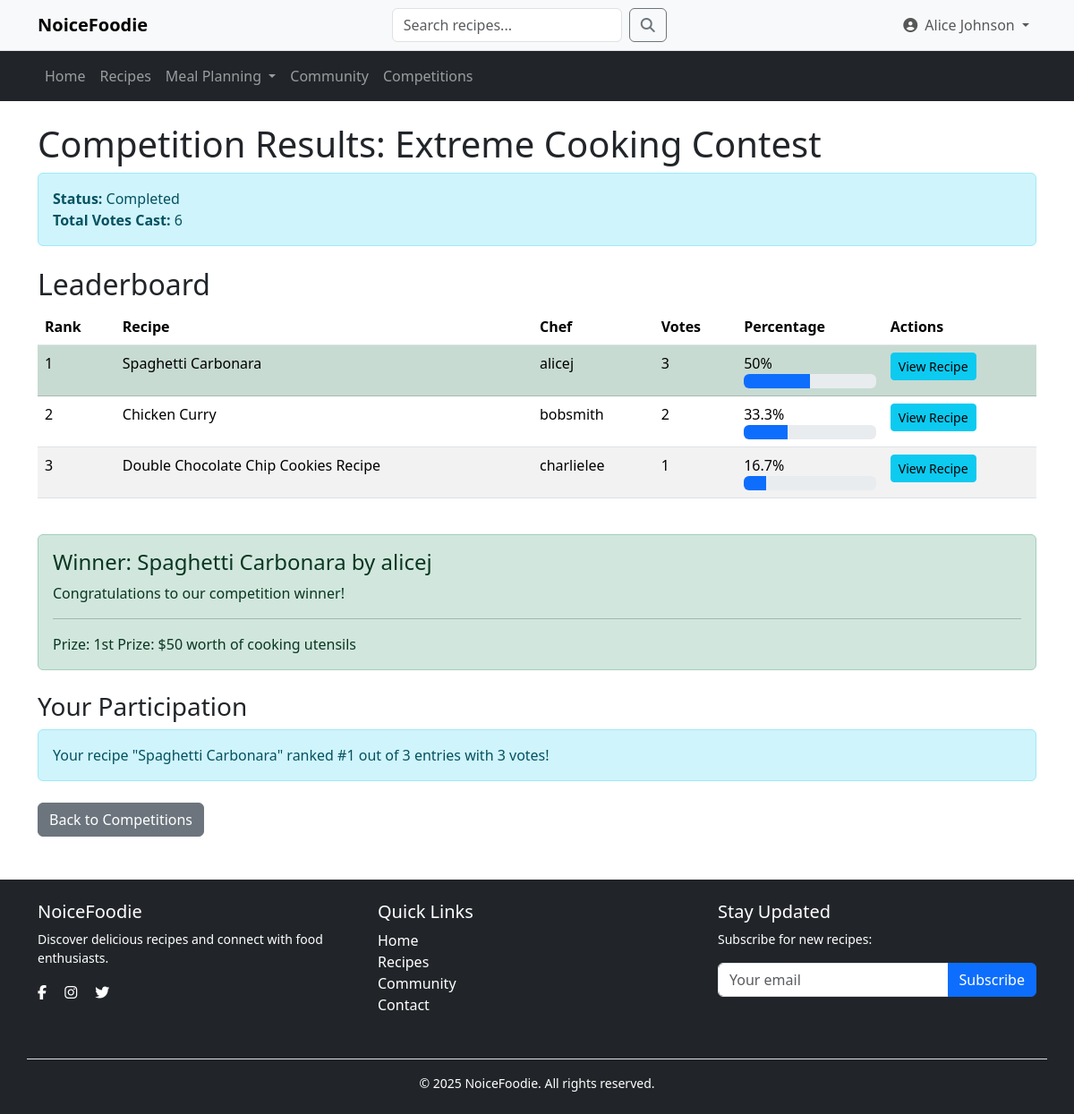
The page /competition/results.php?id=2 (signed in) on the database its author committed.
### tables this page shows
CREATE TABLE competitions (
    competition_id INT PRIMARY KEY AUTO_INCREMENT,
    title VARCHAR(255) NOT NULL,
    description TEXT,
    start_date DATETIME NOT NULL,
    end_date DATETIME NOT NULL,
    voting_end_date DATETIME NOT NULL,
    rules TEXT,
    prize_description TEXT,
    status ENUM('upcoming', 'active', 'completed') NOT NULL,
    created_by INT,
    created_at TIMESTAMP DEFAULT CURRENT_TIMESTAMP,
    updated_at TIMESTAMP DEFAULT CURRENT_TIMESTAMP ON UPDATE CURRENT_TIMESTAMP,
    FOREIGN KEY (created_by) REFERENCES usersDB.users(user_id)
);

CREATE TABLE competition_entries (
    entry_id INT PRIMARY KEY AUTO_INCREMENT,
    competition_id INT NOT NULL,
    recipe_id INT NOT NULL,
    user_id INT NOT NULL,
    submission_date TIMESTAMP DEFAULT CURRENT_TIMESTAMP,
    notes TEXT,
    FOREIGN KEY (competition_id) REFERENCES competitions(competition_id),
    FOREIGN KEY (recipe_id) REFERENCES Recipes(recipe_id),
    FOREIGN KEY (user_id) REFERENCES usersDB.users(user_id),
    UNIQUE KEY (competition_id, recipe_id)  
);

CREATE TABLE Recipes (
  recipe_id INT(11) NOT NULL AUTO_INCREMENT,
  user_id INT(11) DEFAULT NULL,
  title VARCHAR(255) NOT NULL,
  description TEXT DEFAULT NULL,
  category VARCHAR(100) DEFAULT NULL,
  cuisine_type VARCHAR(50) DEFAULT NULL,
  spice_level TINYINT(4) DEFAULT 0,
  view_count INT DEFAULT 0,
  image_url VARCHAR(255) DEFAULT NULL,
  created_at TIMESTAMP NOT NULL DEFAULT CURRENT_TIMESTAMP,
  updated_at TIMESTAMP NOT NULL DEFAULT CURRENT_TIMESTAMP ON UPDATE CURRENT_TIMESTAMP,
  created_by INT(11) DEFAULT NULL,
  updated_by INT(11) DEFAULT NULL,
  PRIMARY KEY (recipe_id),
  FOREIGN KEY (user_id) REFERENCES usersDB.Users(user_id) ON DELETE CASCADE,
  FOREIGN KEY (created_by) REFERENCES usersDB.Users(user_id) ON DELETE SET NULL,
  FOREIGN KEY (updated_by) REFERENCES usersDB.Users(user_id) ON DELETE SET NULL
);

CREATE TABLE users (
  user_id int(11) NOT NULL AUTO_INCREMENT PRIMARY KEY,
  username varchar(50) NOT NULL,
  nickname varchar(100) DEFAULT NULL,
  email varchar(100) NOT NULL,
  password varchar(255) NOT NULL,
  registration_date TIMESTAMP DEFAULT CURRENT_TIMESTAMP,
  reset_token varchar(255) DEFAULT NULL,
  reset_token_expiry datetime DEFAULT NULL,
  avatar int(11) DEFAULT 0,
  UNIQUE KEY email (email)
);

### competition/results.php (the view, shortened to what this page needs)
<?php
require_once '../config/db.php';
$competition_id = $_GET['id'];
$competition_sql = "SELECT * FROM competitions WHERE competition_id = ?";
$stmt = $competitionDB->prepare($competition_sql);
$stmt->execute([$competition_id]);
$competition = $stmt->fetch(PDO::FETCH_ASSOC);
$entries_sql = "SELECT ce.entry_id, ce.recipe_id, r.title as recipe_title, u.username,
                COUNT(v.vote_id) as vote_count
                FROM competition_entries ce
                JOIN recipeDB.recipes r ON ce.recipe_id = r.recipe_id
                JOIN usersDB.users u ON ce.user_id = u.user_id
                LEFT JOIN votes v ON ce.entry_id = v.entry_id
                WHERE ce.competition_id = ?
                GROUP BY ce.entry_id
                ORDER BY vote_count DESC";
$stmt = $competitionDB->prepare($entries_sql);
$stmt->execute([$competition_id]);
$entries = $stmt->fetchAll(PDO::FETCH_ASSOC);
$total_votes_sql = "SELECT COUNT(*) as total FROM votes v
                    JOIN competition_entries ce ON v.entry_id = ce.entry_id
                    WHERE ce.competition_id = ?";
$stmt = $competitionDB->prepare($total_votes_sql);
$stmt->execute([$competition_id]);
$total_votes_result = $stmt->fetch(PDO::FETCH_ASSOC);
$total_votes = $total_votes_result['total'];
$participated_sql = "SELECT * FROM competition_entries WHERE competition_id = ? AND user_id = ?";
$stmt = $competitionDB->prepare($participated_sql);
$stmt->execute([$competition_id, $_SESSION['user_id']]);
$user_participated = $stmt->fetch(PDO::FETCH_ASSOC);
?>
<!DOCTYPE html>
<html lang="en">
<head>
    <link href="https://cdn.jsdelivr.net/npm/bootstrap@5.3.2/dist/css/bootstrap.min.css" rel="stylesheet">
    <link rel="stylesheet" href="https://cdnjs.cloudflare.com/ajax/libs/font-awesome/6.0.0/css/all.min.css">
    <link rel="stylesheet" href="competition.css">
</head>
<body>
    <?php include_once '../includes/navigation.php'; ?>
    <div class="container mt-4">
        <h1>Competition Results: <?= htmlspecialchars($competition['title']) ?></h1>
        <div class="alert alert-info mb-4">
            <strong>Status:</strong> <?= ucfirst($competition['status']) ?>
            <br>
            <strong>Total Votes Cast:</strong> <?= $total_votes ?>
        </div>
        <h2>Leaderboard</h2>
        <?php if (empty($entries)): ?>
            <p>No entries were submitted for this competition.</p>
        <?php else: ?>
            <div class="table-responsive">
                <table class="table table-striped">
                    <thead>
                        <tr>
                            <th>Rank</th>
                            <th>Recipe</th>
                            <th>Chef</th>
                            <th>Votes</th>
                            <th>Percentage</th>
                            <th>Actions</th>
                        </tr>
                    </thead>
                    <tbody>
                        <?php foreach ($entries as $index => $entry): ?>
                            <tr <?= $index === 0 && $competition['status'] === 'completed' ? 'class="table-success"' : '' ?>>
                                <td><?= $index + 1 ?></td>
                                <td><?= htmlspecialchars($entry['recipe_title']) ?></td>
                                <td><?= htmlspecialchars($entry['username']) ?></td>
                                <td><?= $entry['vote_count'] ?></td>
                                <td>
                                    <?= $total_votes > 0 ? round(($entry['vote_count'] / $total_votes) * 100, 1) : 0 ?>%
                                    <div class="progress">
                                        <div class="progress-bar" role="progressbar"
                                            style="width: <?= $total_votes > 0 ? ($entry['vote_count'] / $total_votes) * 100 : 0 ?>%"
                                            aria-valuenow="<?= $entry['vote_count'] ?>"
                                            aria-valuemin="0"
                                            aria-valuemax="<?= $total_votes ?>">
                                        </div>
                                    </div>
                                </td>
                                <td>
                                    <a href="../recipes/view.php?id=<?= $entry['recipe_id'] ?>" class="btn btn-sm btn-info">View Recipe</a>
                                </td>
                            </tr>
                        <?php endforeach; ?>
                    </tbody>
                </table>
            </div>
            <?php if (!empty($entries) && $competition['status'] === 'completed'): ?>
                <div class="alert alert-success mt-4">
                    <h4 class="alert-heading">Winner: <?= htmlspecialchars($entries[0]['recipe_title']) ?> by <?= htmlspecialchars($entries[0]['username']) ?></h4>
                    <p>Congratulations to our competition winner!</p>
                    <hr>
                    <p class="mb-0">Prize: <?= nl2br(htmlspecialchars($competition['prize_description'])) ?></p>
                </div>
            <?php endif; ?>
        <?php endif; ?>
        <?php if ($user_participated): ?>
            <div class="mt-4">
                <h3>Your Participation</h3>
                <?php
                    $user_entry = null;
                    $user_rank = 0;
                    foreach ($entries as $index => $entry) {
                        if ($entry['username'] === $_SESSION['username']) {
                            $user_entry = $entry;
                            $user_rank = $index + 1;
                            break;
                        }
                    }
                    if ($user_entry):
                ?>
                    <div class="alert alert-info">
                        Your recipe "<?= htmlspecialchars($user_entry['recipe_title']) ?>"
                        ranked #<?= $user_rank ?> out of <?= count($entries) ?> entries
                        with <?= $user_entry['vote_count'] ?> votes!
                    </div>
                <?php endif; ?>
            </div>
        <?php endif; ?>
        <div class="mt-4">
            <a href="competitions.php" class="btn btn-secondary">Back to Competitions</a>
        </div>
    </div>
    <?php include_once '../includes/footer.php'; ?>
</body>
</html>

### rows shown on the page
competitions: title "Extreme Cooking Contest", status "Completed", prize_description "1st Prize: $50 worth of cooking utensils"
competition_entries: recipe.title "Spaghetti Carbonara", user.username "alicej", vote_count "3", vote_count "50"
competition_entries: recipe.title "Chicken Curry", user.username "bobsmith", vote_count "2", vote_count "33.3"
competition_entries: recipe.title "Double Chocolate Chip Cookies Recipe", user.username "charlielee", vote_count "1", vote_count "16.7"
recipes: title "Spaghetti Carbonara"
users: username "alicej"

### other values the page prints
$display_name "Alice Johnson"
$total_votes "6"
$user_rank "1"
count($entries) "3"
$user_entry['vote_count'] "3"
